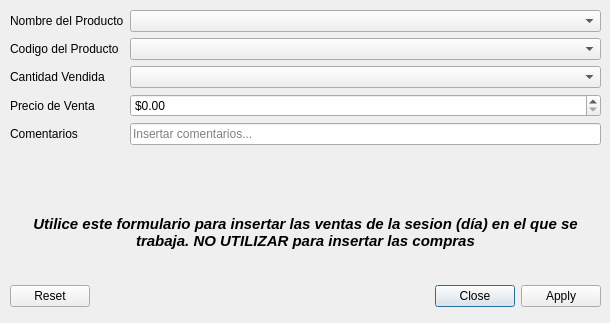
<?xml version="1.0" encoding="UTF-8"?>
<ui version="4.0">
 <class>Dialog_sales_form</class>
 <widget class="QDialog" name="Dialog_sales_form">
  <property name="windowModality">
   <enum>Qt::ApplicationModal</enum>
  </property>
  <property name="geometry">
   <rect>
    <x>0</x>
    <y>0</y>
    <width>610</width>
    <height>323</height>
   </rect>
  </property>
  <property name="windowTitle">
   <string>Formulario de Ventas</string>
  </property>
  <property name="windowIcon">
   <iconset>
    <normaloff>icon.png</normaloff>icon.png</iconset>
  </property>
  <property name="modal">
   <bool>false</bool>
  </property>
  <widget class="QDialogButtonBox" name="buttonBox">
   <property name="geometry">
    <rect>
     <x>10</x>
     <y>280</y>
     <width>591</width>
     <height>32</height>
    </rect>
   </property>
   <property name="orientation">
    <enum>Qt::Horizontal</enum>
   </property>
   <property name="standardButtons">
    <set>QDialogButtonBox::Apply|QDialogButtonBox::Close|QDialogButtonBox::Reset</set>
   </property>
  </widget>
  <widget class="QWidget" name="verticalLayoutWidget_5">
   <property name="geometry">
    <rect>
     <x>10</x>
     <y>10</y>
     <width>591</width>
     <height>248</height>
    </rect>
   </property>
   <layout class="QVBoxLayout" name="verticalLayout_5">
    <item>
     <layout class="QFormLayout" name="formLayout_sales">
      <item row="0" column="0">
       <widget class="QLabel" name="nombreDelProductoLabel">
        <property name="text">
         <string>Nombre del Producto</string>
        </property>
       </widget>
      </item>
      <item row="0" column="1">
       <widget class="QComboBox" name="nombreDelProductoComboBox">
        <property name="duplicatesEnabled">
         <bool>true</bool>
        </property>
       </widget>
      </item>
      <item row="1" column="0">
       <widget class="QLabel" name="codigoDelProductoLabel">
        <property name="text">
         <string>Codigo del Producto</string>
        </property>
       </widget>
      </item>
      <item row="1" column="1">
       <widget class="QComboBox" name="codigoDelProductoComboBox">
        <property name="duplicatesEnabled">
         <bool>true</bool>
        </property>
       </widget>
      </item>
      <item row="2" column="0">
       <widget class="QLabel" name="cantidadVendidaLabel">
        <property name="text">
         <string>Cantidad Vendida</string>
        </property>
       </widget>
      </item>
      <item row="2" column="1">
       <widget class="QComboBox" name="cantidadVendidaComboBox"/>
      </item>
      <item row="3" column="0">
       <widget class="QLabel" name="precioDeVentaLabel">
        <property name="text">
         <string>Precio de Venta</string>
        </property>
       </widget>
      </item>
      <item row="3" column="1">
       <widget class="QDoubleSpinBox" name="precioDeVentaDoubleSpinBox">
        <property name="toolTip">
         <string>&lt;html&gt;&lt;head/&gt;&lt;body&gt;&lt;p&gt;Escriba aqui el &lt;span style=&quot; font-weight:600;&quot;&gt;precio de venta total&lt;/span&gt; recibido por la cantidad de articulos de la entrada&lt;/p&gt;&lt;/body&gt;&lt;/html&gt;</string>
        </property>
        <property name="toolTipDuration">
         <number>3</number>
        </property>
        <property name="alignment">
         <set>Qt::AlignBottom|Qt::AlignLeading|Qt::AlignLeft</set>
        </property>
        <property name="showGroupSeparator" stdset="0">
         <bool>true</bool>
        </property>
        <property name="prefix">
         <string>$</string>
        </property>
        <property name="maximum">
         <double>1000000.000000000000000</double>
        </property>
       </widget>
      </item>
      <item row="4" column="0">
       <widget class="QLabel" name="comentariosLabel">
        <property name="text">
         <string>Comentarios</string>
        </property>
       </widget>
      </item>
      <item row="4" column="1">
       <widget class="QLineEdit" name="comentariosLineEdit">
        <property name="placeholderText">
         <string>Insertar comentarios...</string>
        </property>
        <property name="clearButtonEnabled">
         <bool>false</bool>
        </property>
       </widget>
      </item>
     </layout>
    </item>
    <item>
     <widget class="QLabel" name="label_5">
      <property name="enabled">
       <bool>true</bool>
      </property>
      <property name="sizePolicy">
       <sizepolicy hsizetype="Preferred" vsizetype="Fixed">
        <horstretch>0</horstretch>
        <verstretch>0</verstretch>
       </sizepolicy>
      </property>
      <property name="font">
       <font>
        <pointsize>11</pointsize>
        <weight>75</weight>
        <italic>true</italic>
        <bold>true</bold>
        <stylestrategy>PreferDefault</stylestrategy>
       </font>
      </property>
      <property name="text">
       <string>Utilice este formulario para insertar las ventas de la sesion (día) en el que se trabaja. NO UTILIZAR para insertar las compras</string>
      </property>
      <property name="alignment">
       <set>Qt::AlignCenter</set>
      </property>
      <property name="wordWrap">
       <bool>true</bool>
      </property>
     </widget>
    </item>
   </layout>
  </widget>
 </widget>
 <resources/>
 <connections>
  <connection>
   <sender>buttonBox</sender>
   <signal>accepted()</signal>
   <receiver>Dialog_sales_form</receiver>
   <slot>accept()</slot>
   <hints>
    <hint type="sourcelabel">
     <x>248</x>
     <y>254</y>
    </hint>
    <hint type="destinationlabel">
     <x>157</x>
     <y>274</y>
    </hint>
   </hints>
  </connection>
  <connection>
   <sender>buttonBox</sender>
   <signal>rejected()</signal>
   <receiver>Dialog_sales_form</receiver>
   <slot>reject()</slot>
   <hints>
    <hint type="sourcelabel">
     <x>316</x>
     <y>260</y>
    </hint>
    <hint type="destinationlabel">
     <x>286</x>
     <y>274</y>
    </hint>
   </hints>
  </connection>
 </connections>
</ui>
